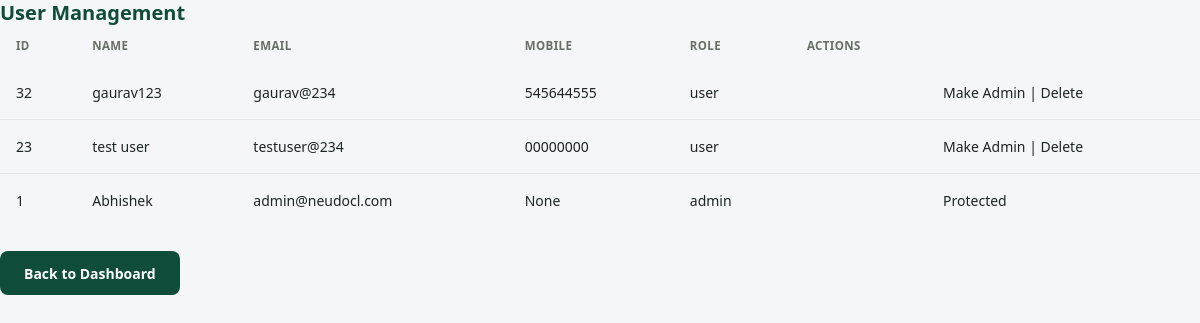
The page /users (signed in) on the database as committed earlier.
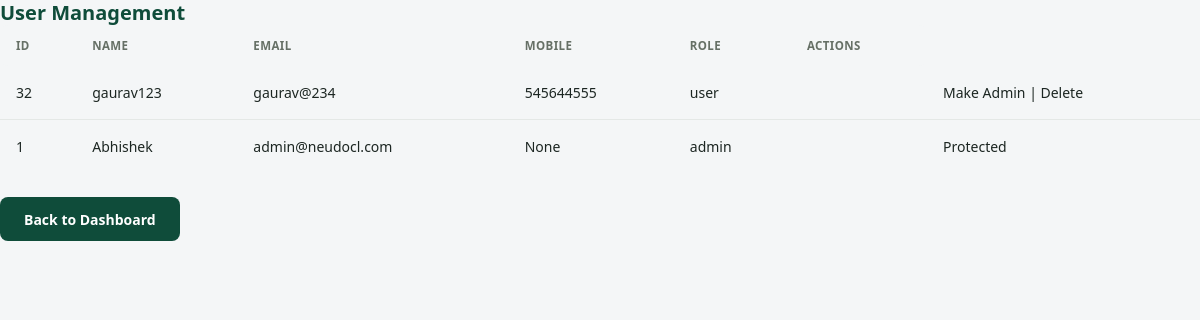
The same page on the database as committed later.
### tables this page shows
CREATE TABLE users (
            id INTEGER PRIMARY KEY AUTOINCREMENT,
            name TEXT NOT NULL,
            email TEXT UNIQUE NOT NULL,
            password TEXT NOT NULL,
            role TEXT DEFAULT 'user'
        , mobile TEXT, address TEXT, fav_place TEXT);

### app.py (the view)
@app.route("/users")
def users():
    if not session.get("logged_in"):
        return redirect("/login")
    if session.get("user_role") != "admin":
        return "Access Denied", 403
    conn = get_db()
    users = conn.execute(
        """
        SELECT *
        FROM users
        ORDER BY id DESC
        """
    ).fetchall()
    conn.close()
    return render_template(
        "users.html",
        users=users
    )

### app.py (called while the page is built)
def get_db():
    conn = sqlite3.connect(DATABASE)
    conn.row_factory = sqlite3.Row
    return conn

### templates/users.html (shortened to what this page needs)
<!DOCTYPE html>
<html lang="en">
<head>
    <link rel="stylesheet" href="{{ url_for('static', filename='css/style.css') }}">
</head>
<body>
<div class="page-section">
    <h2>User Management</h2>
    <table class="data-table">
        <thead>
            <tr>
                <th>ID</th>
                <th>Name</th>
                <th>Email</th>
                <th>Mobile</th>
                <th>Role</th>
                <th>Actions</th>
            </tr>
        </thead>
        <tbody>
        {% for user in users %}
        <tr>
            <td>{{ user.id }}</td>
            <td>{{ user.name }}</td>
            <td>{{ user.email }}</td>
            <td>{{ user.mobile }}</td>
            <td>{{ user.role }}</td>
            <td>
   <td>
    {% if user.id != session.get("user_id") %}
        <a href="/change-role/{{ user.id }}">
            {% if user.role == "user" %}
                Make Admin
            {% else %}
                Make User
            {% endif %}
        </a>
        |
        <a href="/delete-user/{{ user.id }}"
           onclick="return confirm('Delete this user?')">
           Delete
        </a>
    {% else %}
        Protected
    {% endif %}
</td>
</td>
        </tr>
        {% endfor %}
        </tbody>
    </table>
    <br>
    <a href="/dashboard" class="btn">
        Back to Dashboard
    </a>
</div>
</body>
</html>

### static/css/style.css (style rules this page uses)
*, *::before, *::after { box-sizing: border-box; margin: 0; padding: 0; }
a { color: inherit; text-decoration: none; }
:root { --primary: #0f4c3a; --primary-dark: #0b382b; --secondary: #16624d; --gold: #c89f65; --gold-dark: #b08a52; --background: #f4f6f7; --surface: #ffffff; --sidebar-start: #0f4c3a; --sidebar-end: #0b382b; --text: #1c2622; --muted: #667066; --muted-light: #94a099; --on-primary: #ffffff; --success: #1b7a4d; --success-bg: #e5f5ec; --border: #e4e8e6; --shadow-sm: 0 1px 3px rgba(15, 76, 58, 0.08); --shadow-md: 0 6px 20px rgba(15, 76, 58, 0.08); --shadow-lg: 0 12px 32px rgba(15, 76, 58, 0.14); --radius-sm: 8px; --radius-md: 12px; --radius-lg: 16px; --sp-1: 4px; --sp-2: 8px; --sp-3: 12px; --sp-4: 16px; --sp-6: 24px; --sp-8: 32px; --sp-10: 40px; --sp-12: 48px; --sp-16: 64px; --sidebar-width: 268px; --header-height: 68px; }
html { scroll-behavior: smooth; }
body { font-family: 'Poppins', system-ui, -apple-system, sans-serif; background: var(--background); color: var(--text); min-width: 320px; overflow-x: hidden; line-height: 1.5; }
h1, h2, h3, h4 { color: var(--primary); line-height: 1.25; font-weight: 600; }
h2 { font-size: clamp(18px, 2vw, 20px); }
.btn { background: var(--primary); color: #fff; border: none; padding: 11px var(--sp-6); border-radius: var(--radius-sm); cursor: pointer; font-weight: 600; font-size: 14px; min-height: 44px; display: inline-flex; align-items: center; justify-content: center; gap: var(--sp-2); white-space: nowrap; transition: background .15s ease; }
table { width: 100%; border-collapse: collapse; min-width: 560px; }
th { background: var(--background); color: var(--muted); font-size: 11.5px; font-weight: 600; letter-spacing: .4px; text-transform: uppercase; padding: var(--sp-3) var(--sp-4); text-align: left; white-space: nowrap; }
th:first-child { border-radius: var(--radius-sm) 0 0 var(--radius-sm); }
th:last-child { border-radius: 0 var(--radius-sm) var(--radius-sm) 0; }
td { padding: var(--sp-4); border-bottom: 1px solid var(--border); font-size: 14px; }
tbody tr:last-child td { border-bottom: none; }

Rows that differ between the two databases and show on the page:
removed users: id "23", name "test user", email "testuser@234", mobile "00000000", role "user", shows "Make Admin"
